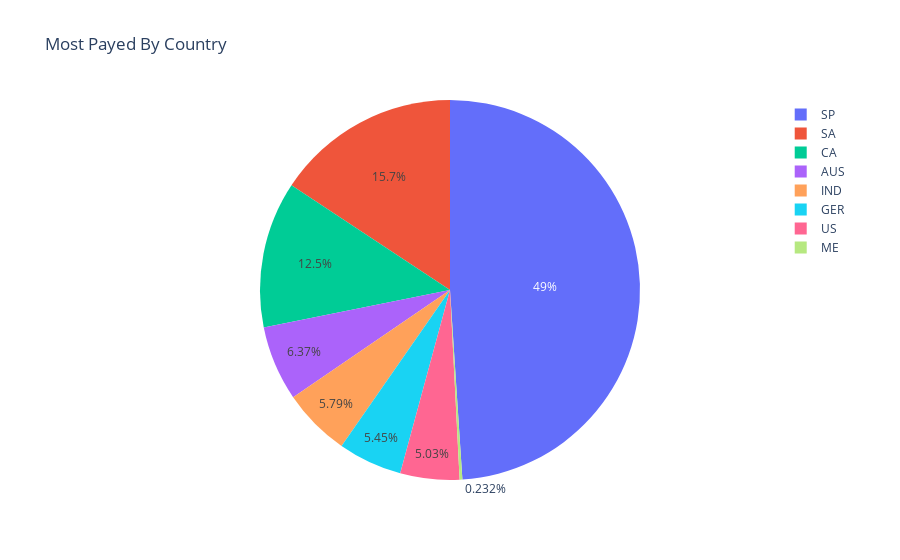

The cell this chart's notebook holds for it:
### Code cell
df_Most_Payed_By_Country = df.groupby('Country')['TotalPrice'].sum().reset_index()
df_Most_Payed_By_Country.sort_values('TotalPrice', ascending=False, inplace=True)
#px.bar(df_Most_Payed_By_Country, x='Country',y='TotalPrice',color='Country',title='Most Payed By Country')
px.pie(df_Most_Payed_By_Country, values='TotalPrice', names='Country', title='Most Payed By Country')

### Figure 1 — Plotly figure (JSON) as saved in the notebook; plotly's stock layout.template omitted (floating-point values rounded to 4 significant figures)
{"data": [{"domain": {"x": [0, 1], "y": [0, 1]}, "hovertemplate": "Country=%{label}<br>TotalPrice=%{value}<extra></extra>", "labels": ["SP", "SA", "CA", "AUS", "IND", "GER", "US", "ME"], "legendgroup": "", "name": "", "showlegend": true, "type": "pie", "values": [657704, 211049, 167403, 85576, 77741, 73198, 67546, 3122]}], "layout": {"legend": {"tracegroupgap": 0}, "title": {"text": "Most Payed By Country"}}}
